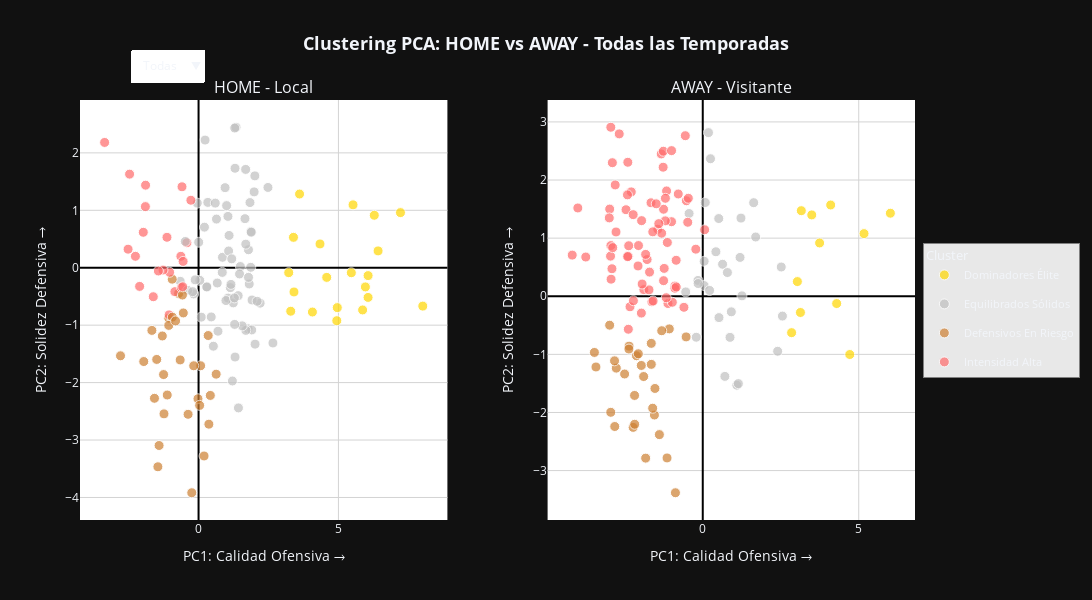

Notebook code cell kept with this figure:
### Code cell
# Preparar colores
color_map_pca = {
    sorted_clusters[0]: '#FFD700',  # Oro - Dominadores Élite
    sorted_clusters[1]: '#C0C0C0',  # Plata - Equilibrados Sólidos
    sorted_clusters[2]: '#CD7F32',  # Bronce - Defensivos En Riesgo
    sorted_clusters[3]: '#FF6B6B'   # Rojo - Intensidad Alta
}

# Crear figura con 2 subplots
fig_pca = make_subplots(
    rows=1, cols=2,
    subplot_titles=('HOME - Local', 'AWAY - Visitante'),
    horizontal_spacing=0.12
)

# Obtener años
years = sorted(df_pca['year'].unique())

# Crear trazas por cluster, año y location
trace_index = 0
for year in years:
    for location in ['home', 'away']:
        for cluster_id in sorted_clusters:
            df_temp = df_pca[(df_pca['cluster'] == cluster_id) & 
                             (df_pca['year'] == year) &
                             (df_pca['location'] == location)].copy()
            
            label = cluster_mapping[cluster_id]
            color = color_map_pca[cluster_id]
            
            # Determinar en qué columna va (1=home, 2=away)
            col = 1 if location == 'home' else 2
            
            # Mostrar leyenda solo para home en la primera temporada
            show_legend = (location == 'home' and year == years[0])
            # show_legend = (location == 'home')
            
            fig_pca.add_trace(
                go.Scatter(
                    x=df_temp['PC1'],
                    y=df_temp['PC2'],
                    mode='markers',
                    name=label,
                    marker=dict(size=10, color=color, opacity=0.7, 
                               line=dict(width=1, color='white')),
                    text=df_temp['team'],
                    customdata=df_temp[['PC3', 'PC4']],
                    hovertemplate='<b>%{text}</b><br>' +
                                  'Temporada: ' + str(year) + '<br>' +
                                  'PC1 (Calidad): %{x:.2f}<br>' +
                                  'PC2 (Defensa): %{y:.2f}<br>' +
                                  'PC3 (Intensidad): %{customdata[0]:.2f}<br>' +
                                  'PC4 (Presión): %{customdata[1]:.2f}<br>' +
                                  '<extra></extra>',
                    # visible=(year == years[0]),
                    legendgroup=label,
                    showlegend=show_legend
                ),
                row=1, col=col
            )
            trace_index += 1

# Crear botones dropdown
buttons = []

# Botón "Todas las temporadas"
buttons.append(dict(
    label="Todas",
    method="update",
    args=[{"visible": [True] * len(fig_pca.data)},
          {"title": {"text": "<b>Clustering PCA: HOME vs AWAY - Todas las Temporadas</b>"}}]
))

# Botones por temporada
for year in years:
    visibility = []
    for y in years:
        for _ in ['home', 'away']:
            for _ in range(len(sorted_clusters)):
                visibility.append(y == year)
    
    buttons.append(
        dict(
            label=str(year),
            method="update",
            args=[{"visible": visibility},
                  {"title": {"text": f"<b>Clustering PCA: HOME vs AWAY - Temporada {year}</b>"}}]
        )
    )

# Update layout
fig_pca.update_layout(
    updatemenus=[
        dict(
            type="dropdown",
            direction="down",
            x=0.15,
            y=1.12,
            buttons=buttons,
            showactive=True,
            bgcolor='white',
            bordercolor='gray',
            font=dict(size=12)
        )
    ],
    title={
        'text': f"<b>Clustering PCA: HOME vs AWAY - Todas las Temporadas</b>",
        'x': 0.5,
        'xanchor': 'center',
        'font': {'size': 18}
    },
    hovermode='closest',
    plot_bgcolor='white',
    height=600,
    width=1400,
    legend=dict(
        title="Cluster",
        font=dict(size=11),
        bgcolor='rgba(255,255,255,0.9)',
        bordercolor='gray',
        borderwidth=1,
        x=1.01,
        y=0.5
    ),
    showlegend=True
)

# Actualizar ejes
fig_pca.update_xaxes(
    title_text="PC1: Calidad Ofensiva →",
    gridcolor='lightgray',
    showgrid=True,
    zeroline=True,
    zerolinecolor='black',
    zerolinewidth=2,
    row=1, col=1
)

fig_pca.update_xaxes(
    title_text="PC1: Calidad Ofensiva →",
    gridcolor='lightgray',
    showgrid=True,
    zeroline=True,
    zerolinecolor='black',
    zerolinewidth=2,
    row=1, col=2
)

fig_pca.update_yaxes(
    title_text="PC2: Solidez Defensiva →",
    gridcolor='lightgray',
    showgrid=True,
    zeroline=True,
    zerolinecolor='black',
    zerolinewidth=2,
    row=1, col=1
)

fig_pca.update_yaxes(
    title_text="PC2: Solidez Defensiva →",
    gridcolor='lightgray',
    showgrid=True,
    zeroline=True,
    zerolinecolor='black',
    zerolinewidth=2,
    row=1, col=2
)

fig_pca.show()

print("\n✅ Gráfico interactivo HOME vs AWAY creado")
print("📊 Usa el dropdown para filtrar por temporada")
print("🏟️ Compara visualmente el rendimiento local vs visitante")
